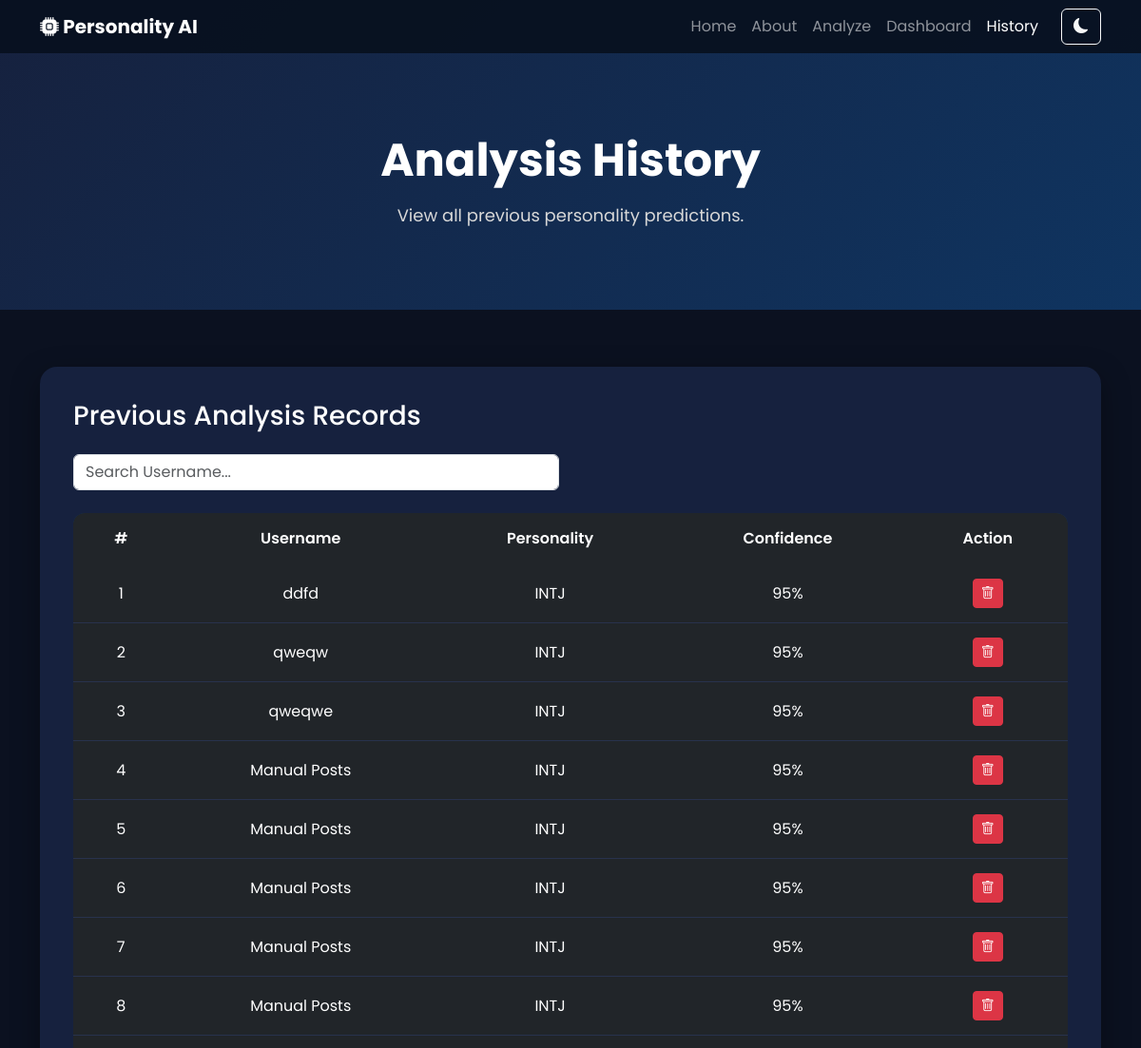
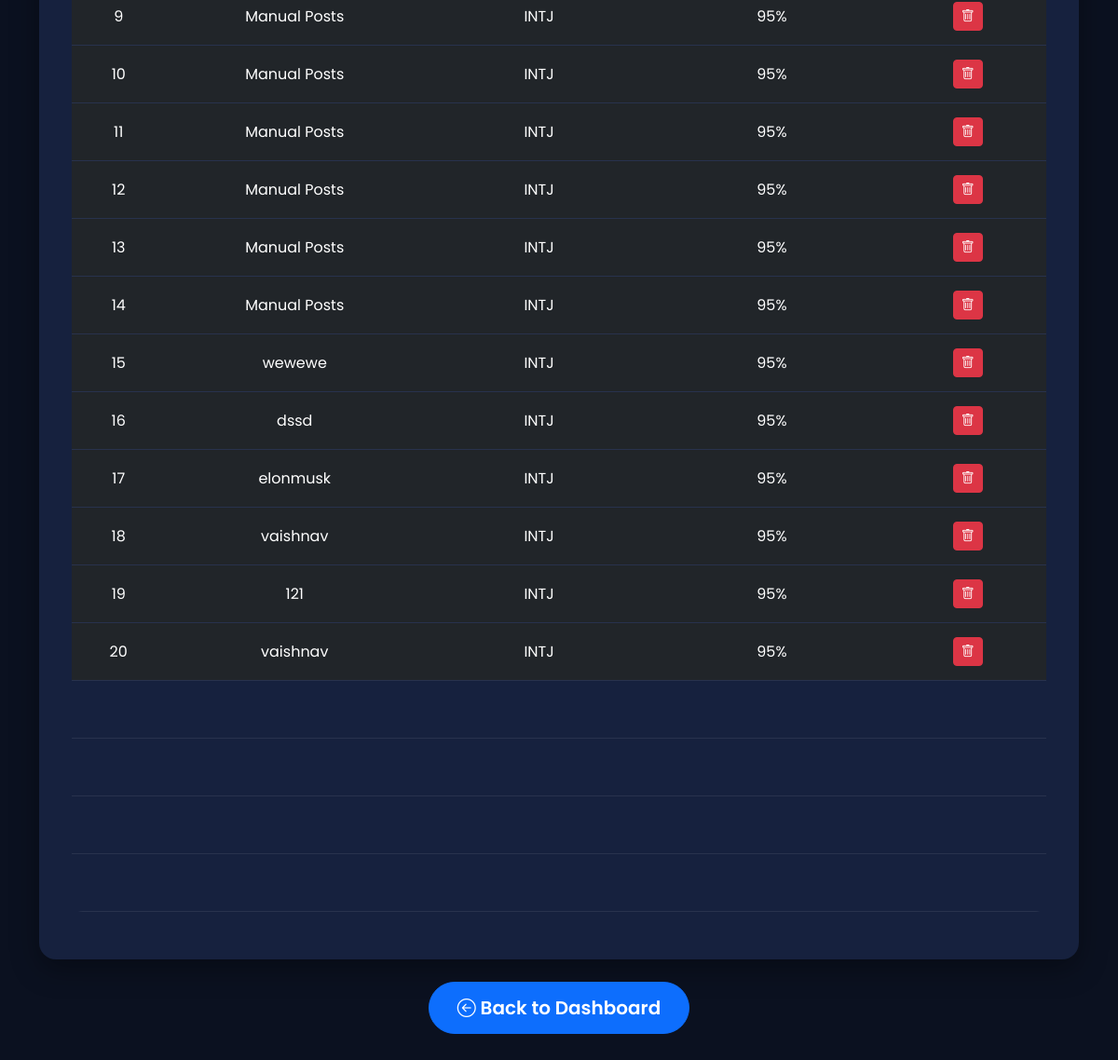
Screenshot of /history (signed in) with the database file from the repository (2 pictures, top to bottom).
### tables this page shows
CREATE TABLE predictions (

    id INTEGER PRIMARY KEY AUTOINCREMENT,

    username TEXT NOT NULL,
    user_id INTEGER NOT NULL,

    personality_type TEXT NOT NULL,

    confidence INTEGER NOT NULL,

    introvert INTEGER,

    thinking INTEGER,

    judging INTEGER,

    intuition INTEGER,

    created_at TIMESTAMP DEFAULT CURRENT_TIMESTAMP

);

### app.py (the view)
@app.route("/history")
def history():
    if "user_id" not in session:
        return redirect(url_for("login"))
    conn = sqlite3.connect(DB_PATH)
    conn = sqlite3.connect(DB_PATH)
    cursor = conn.cursor()
    cursor.execute("""
      SELECT username,
        personality_type,
        confidence
      FROM predictions
      WHERE user_id = ?
      ORDER BY id DESC
    """, (session["user_id"],))
    history_data = cursor.fetchall()
    conn.close()
    return render_template(
        "history.html",
        history=history_data
    )

### templates/history.html (shortened to what this page needs)
<!DOCTYPE html>
<html lang="en">
<head>
    <link href="https://cdn.jsdelivr.net/npm/bootstrap@5.3.3/dist/css/bootstrap.min.css" rel="stylesheet">
    <link href="https://cdn.jsdelivr.net/npm/bootstrap-icons@1.11.3/font/bootstrap-icons.css" rel="stylesheet">
    <link rel="stylesheet" href="{{ url_for('static', filename='css/history.css') }}">
    <link rel="stylesheet" href="{{ url_for('static', filename='css/theme.css') }}">
</head>
<body>
<nav class="navbar navbar-expand-lg navbar-dark fixed-top custom-navbar">
    <div class="container">
        <a class="navbar-brand fw-bold" href="/">
            <i class="bi bi-cpu-fill"></i> Personality AI
        </a>
        <div class="collapse navbar-collapse" id="navbarNav">
            <ul class="navbar-nav ms-auto">
                <li class="nav-item">
                    <a class="nav-link" href="/">Home</a>
                </li>
                <li class="nav-item">
                    <a class="nav-link" href="/about">About</a>
                </li>
                <li class="nav-item">
                    <a class="nav-link" href="/analyze">Analyze</a>
                </li>
                <li class="nav-item">
                    <a class="nav-link" href="/dashboard">Dashboard</a>
                </li>
                <li class="nav-item">
                    <a class="nav-link active" href="/history">History</a>
                </li>
            </ul>
            <button class="btn btn-outline-light ms-3" onclick="toggleTheme()">
                <i id="themeIcon" class="bi bi-moon-fill"></i>
            </button>
        </div>
    </div>
</nav>
<section class="dashboard-header">
    <div class="container text-center">
        <h1>Analysis History</h1>
        <p>View all previous personality predictions.</p>
    </div>
</section>
<section class="dashboard-section">
<div class="container">
<div class="dashboard-card">
<h3 class="mb-4">
Previous Analysis Records
</h3>
<div class="row mb-4">
    <div class="col-md-6">
        <input
            type="text"
            id="searchInput"
            class="form-control"
            placeholder="Search Username...">
    </div>
</div>
<div class="table-responsive">
<table class="table table-dark table-hover text-center align-middle">
<thead>
<tr>
<th>#</th>
<th>Username</th>
<th>Personality</th>
<th>Confidence</th>
<th>Action</th>
</tr>
</thead>
<tbody>
{% for row in history %}
<tr>
<td>{{ loop.index }}</td>
<td>{{ row[0] }}</td>
<td>{{ row[1] }}</td>
<td>{{ row[2] }}%</td>
<td>
    <button
        class="btn btn-danger btn-sm"
        onclick="deleteRow(this)">
        <i class="bi bi-trash"></i>
    </button>
</td>
</tr>
{% endfor %}
</tbody>
</table>
</div>
</div>
<div class="text-center mt-4">
    <a href="/dashboard" class="btn btn-primary btn-lg">
        <i class="bi bi-arrow-left-circle"></i>
        Back to Dashboard
    </a>
</div>
</div>
</section>
</body>
</html>

### static/css/history.css (style rules this page uses)
* { margin:0; padding:0; box-sizing:border-box; }
body { font-family:'Poppins',sans-serif; background:#0B1120; color:#fff; }
.custom-navbar { background:rgba(8,17,31,.92); transition:.4s; }
.dashboard-header { padding:140px 20px 70px; background:linear-gradient(135deg,#16213E,#0F3460); text-align:center; }
.dashboard-header h1 { font-size:48px; font-weight:700; margin-bottom:15px; }
.dashboard-header p { font-size:18px; color:#d8d8d8; }
.dashboard-section { padding:60px 0; }
.dashboard-card { background:#16213E; border-radius:18px; padding:35px; box-shadow:0 10px 30px rgba(0,0,0,.35); }
.table { border-radius:12px; overflow:hidden; }
.table thead { background:#0F3460; }
.table th { color:#fff; font-weight:600; border:none; padding:15px; }
.table td { vertical-align:middle; border-color:rgba(255,255,255,.08); padding:15px; }
.table tbody tr { transition:.3s; }
.btn-primary { padding:12px 30px; border-radius:30px; font-weight:600; transition:.3s; }

### static/css/theme.css (style rules this page uses)
body, .navbar, .dashboard-card, .analyze-card, .about-card, .stat-card, .work-card, .hero, section, table, .btn, input, textarea { transition: all .35s ease; }

### rows the page displays
predictions: username "ddfd", personality_type "INTJ", confidence "95"
predictions: username "qweqw", personality_type "INTJ", confidence "95"
predictions: username "qweqwe", personality_type "INTJ", confidence "95"
predictions: username "Manual Posts", personality_type "INTJ", confidence "95"
predictions: username "Manual Posts", personality_type "INTJ", confidence "95"
predictions: username "Manual Posts", personality_type "INTJ", confidence "95"
predictions: username "Manual Posts", personality_type "INTJ", confidence "95"
predictions: username "Manual Posts", personality_type "INTJ", confidence "95"
predictions: username "Manual Posts", personality_type "INTJ", confidence "95"
predictions: username "Manual Posts", personality_type "INTJ", confidence "95"
predictions: username "Manual Posts", personality_type "INTJ", confidence "95"
predictions: username "Manual Posts", personality_type "INTJ", confidence "95"
predictions: username "Manual Posts", personality_type "INTJ", confidence "95"
predictions: username "Manual Posts", personality_type "INTJ", confidence "95"
predictions: username "wewewe", personality_type "INTJ", confidence "95"
predictions: username "dssd", personality_type "INTJ", confidence "95"
predictions: username "elonmusk", personality_type "INTJ", confidence "95"
predictions: username "vaishnav", personality_type "INTJ", confidence "95"
predictions: username "121", personality_type "INTJ", confidence "95"
predictions: username "vaishnav", personality_type "INTJ", confidence "95"
